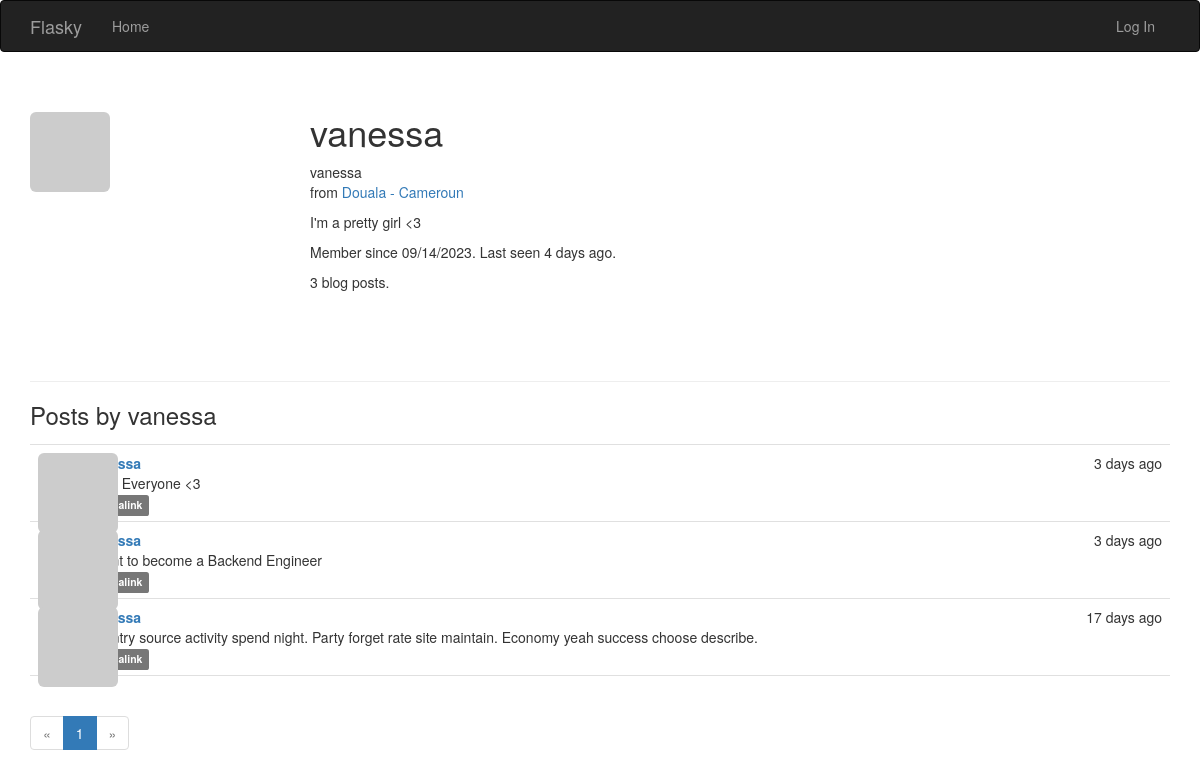
Page /user/vanessa on the committed database.
### app/models.py (models this page shows, shortened)
class User(UserMixin, db.Model):
    __tablename__ = 'users'
    id = db.Column(db.Integer, primary_key=True)
    email = db.Column(db.String(64), unique=True, index=True)
    username = db.Column(db.String(64), unique=True, index=True)
    role_id = db.Column(db.Integer, db.ForeignKey('roles.id'))
    password_hash = db.Column(db.String(128))
    confirmed = db.Column(db.Boolean, default=False)
    name = db.Column(db.String(64))
    location = db.Column(db.String(64))
    about_me = db.Column(db.Text())
    member_since = db.Column(db.DateTime(), default=datetime.utcnow)
    last_seen = db.Column(db.DateTime(), default=datetime.utcnow)
    avatar_hash = db.Column(db.String(32))
    posts = db.relationship('Post', backref='author', lazy='dynamic')
    @property
    def password(self):
        raise AttributeError('password is not a readable attribute')
    def gravatar(self, size=100, default='identicon', rating='g'):
        url = 'https://secure.gravatar.com/avatar'
        hash = self.avatar_hash or self.gravatar_hash()
        return '{url}/{hash}?s={size}&d={default}&r={rating}'.format(
            url=url, hash=hash, size=size, default=default, rating=rating)

class Post(db.Model):
    __tablename__ = 'posts'
    id = db.Column(db.Integer, primary_key=True)
    body = db.Column(db.Text)
    body_html = db.Column(db.Text)
    timestamp = db.Column(db.DateTime, index=True, default=datetime.utcnow)
    author_id = db.Column(db.Integer, db.ForeignKey('users.id'))

### app/main/views.py (the view)
@main.route('/user/<username>')
def user(username):
    user = User.query.filter_by(username=username).first_or_404()
    page = request.args.get('page', 1, type=int)
    pagination = user.posts.order_by(Post.timestamp.desc()).paginate(
        page=page, per_page=current_app.config['FLASKY_POSTS_PER_PAGE'],
        error_out=False)
    posts = pagination.items
    return render_template('user.html', user=user, posts=posts,
                           pagination=pagination)

### app/main/__init__.py (called while the page is built)
@main.app_context_processor
def inject_permissions():
    return dict(Permission=Permission)

### app/models.py (called while the page is built)
    def is_administrator(self):
        return False

### app/templates/user.html (shortened to what this page needs)
{% extends "base.html" %}
{% import "_macros.html" as macros %}
{% block page_content %}
<div class="page-header">
    <img class="img-rounded profile-thumbnail" src="{{ user.gravatar(size=256) }}">
    <div class="profile-header">
        <h1>{{ user.username }}</h1>
        {% if user.name or user.location %}
        <p>
            {% if user.name %}{{ user.name }}<br>{% endif %}
            {% if user.location %}
                from <a href="http://maps.google.com/?q={{ user.location }}">{{ user.location }}</a><br>
            {% endif %}
        </p>
        {% endif %}
        {% if user.about_me %}<p>{{ user.about_me }}</p>{% endif %}
        <p>Member since {{ moment(user.member_since).format('L') }}. Last seen {{ moment(user.last_seen).fromNow() }}.</p>
        <p>{{ user.posts.count() }} blog posts.</p>
    </div>
</div>
<h3>Posts by {{ user.username }}</h3>
{% include '_posts.html' %}
{% if pagination %}
<div class="pagination">
    {{ macros.pagination_widget(pagination, '.user', username=user.username) }}
</div>
{% endif %}
{% endblock %}

### app/templates/_posts.html (shortened to what this page needs)
<ul class="posts">
    {% for post in posts %}
    <li class="post">
        <div class="post-thumbnail">
            <a href="{{ url_for('.user', username=post.author.username) }}">
                <img class="img-rounded profile-thumbnail" src="{{ post.author.gravatar(size=40) }}">
            </a>
        </div>
        <div class="post-content">
            <div class="post-date">{{ moment(post.timestamp).fromNow() }}</div>
            <div class="post-author"><a href="{{ url_for('.user', username=post.author.username) }}">{{ post.author.username }}</a></div>
            <div class="post-body">
                {% if post.body_html %}
                    {{ post.body_html | safe }}
                {% else %}
                    {{ post.body }}
                {% endif %}
            </div>
            <div class="post-footer">
                <a href="{{ url_for('.post', id=post.id) }}">
                    <span class="label label-default">Permalink</span>
                </a>
            </div>
        </div>
    </li>
    {% endfor %}
</ul>

### app/static/styles.css (style rules this page uses)
.profile-thumbnail { position: absolute; }
.profile-header { min-height: 260px; margin-left: 280px; }
ul.posts { list-style-type: none; padding: 0px; margin: 16px 0px 0px 0px; border-top: 1px solid #e0e0e0; }
ul.posts li.post { padding: 8px; border-bottom: 1px solid #e0e0e0; }
div.post-date { float: right; }
div.post-author { font-weight: bold; }
div.post-thumbnail { position: absolute; }
div.post-content { margin-left: 48px; min-height: 48px; }

### rows in the picture
User: username "vanessa", name "vanessa", location "Douala - Cameroun", about_me "I'm a pretty girl <3", member_since "09/14/2023", last_seen "4 days ago"
Post: timestamp "3 days ago", body "Hello Everyone <3"
Post: timestamp "3 days ago", body "I want to become a Backend Engineer"
Post: timestamp "17 days ago", body "Country source activity spend night. Party forget rate site maintain. Economy yeah success choose describe."

### other values in the picture
{{ user.posts.count() }} "3"
{{ p }} "1"
